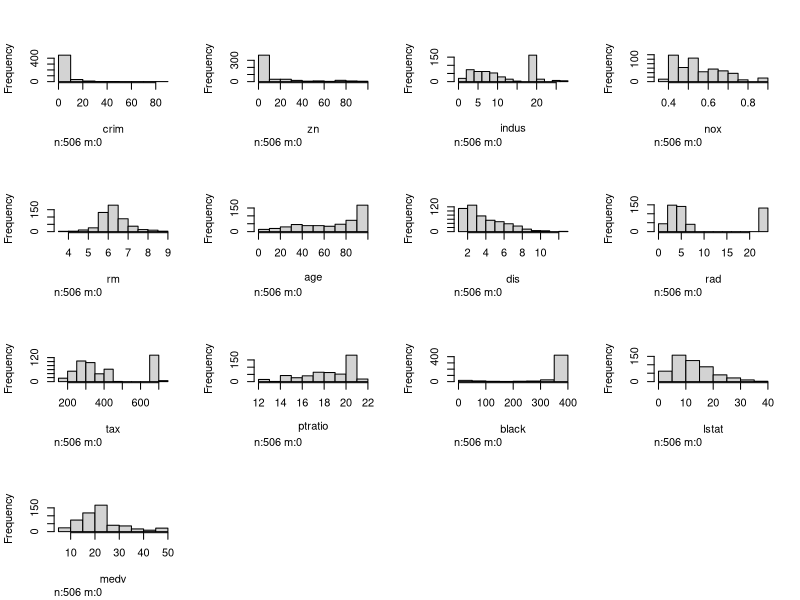
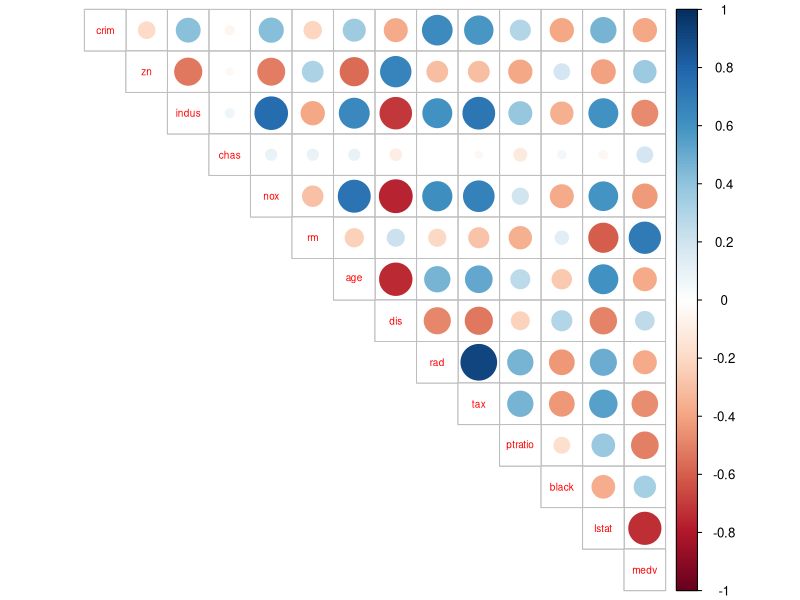
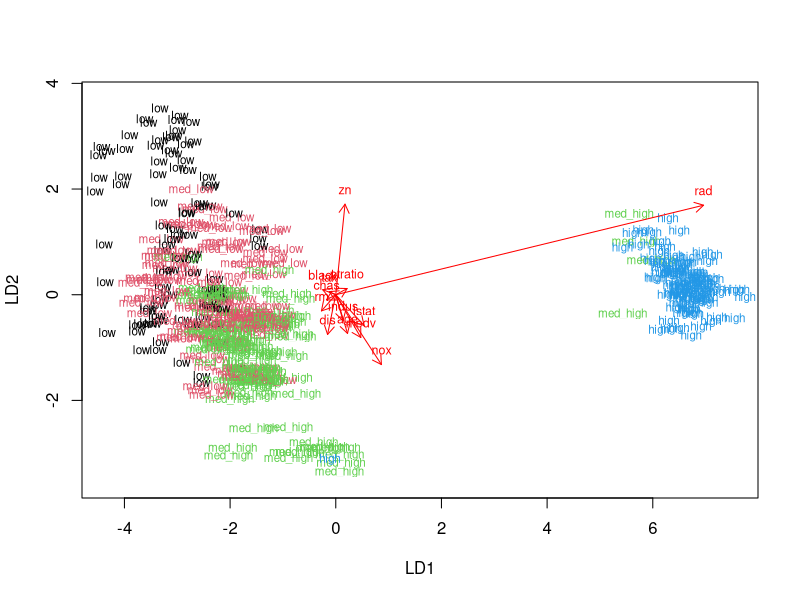
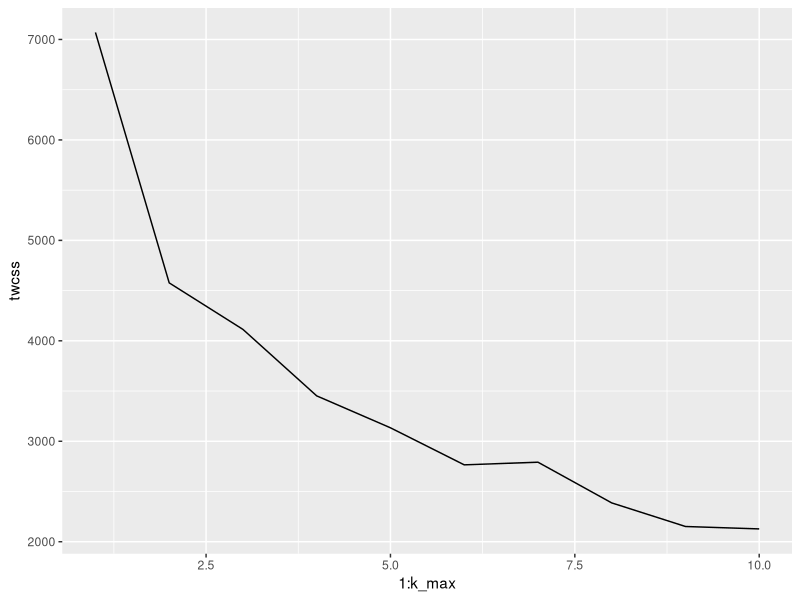
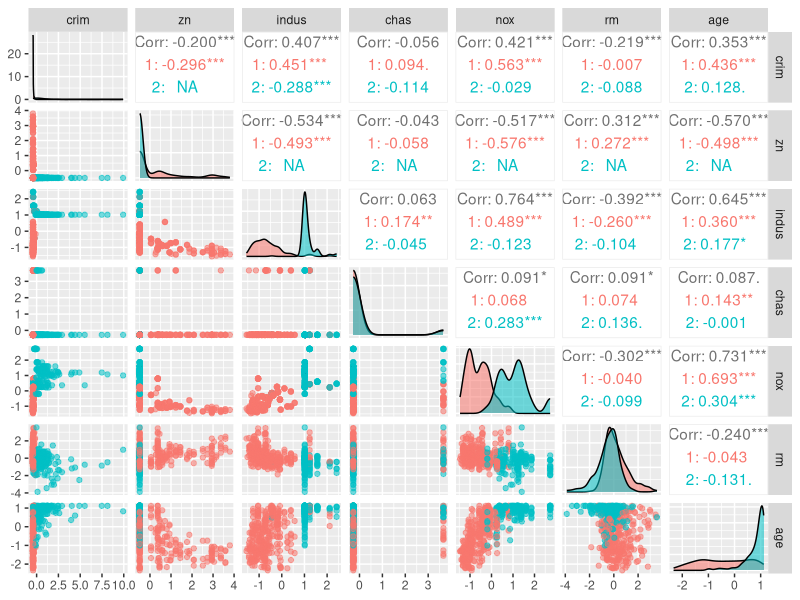
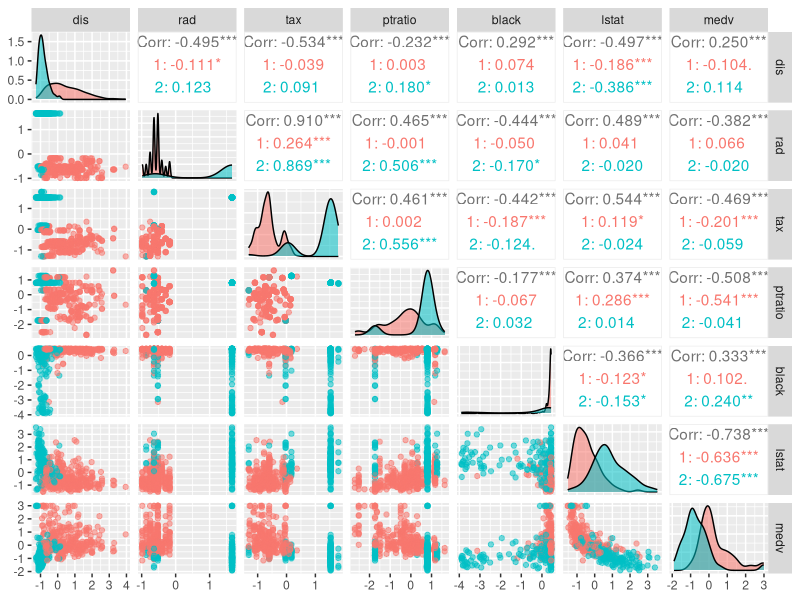

Source code (R) for these figures, in order:
## ---- chunk 1
#Let's read the data
library(MASS)
data("Boston")

#And examine it a bit
str(Boston)
## ---- chunk 2
library(ggplot2)
library(GGally)
library(Hmisc)
hist.data.frame(Boston, nclass =10)
## ---- chunk 3
library(tidyr)
library(corrplot)
cor_matrix <- round(cor(Boston), 2)
corrplot(cor_matrix, method="circle", type="upper", tl.pos="d", tl.cex = 0.6)
## ---- chunk 4
boston_scaled <- scale(Boston)
boston_scaled <- as.data.frame(boston_scaled)
summary(boston_scaled)
## ---- chunk 5
bins <- quantile(boston_scaled$crim)
labels <- c("low", "med_low", "med_high", "high")
crime <- cut(boston_scaled$crim, breaks = bins, include.lowest = TRUE, label = labels)
boston_scaled <- dplyr::select(boston_scaled, -crim)
boston_scaled <- data.frame(boston_scaled, crime)
table(boston_scaled$crime)
## ---- chunk 6
n <- nrow(boston_scaled)
#We'll divide the data into 80 % training and 20 % testing sets.
ind <- sample(n,  size = n * 0.8)
train <- boston_scaled[ind,]
test <- boston_scaled[-ind,]
## ---- chunk 7
lda.fit <- lda(crime ~ ., data = train)

lda.arrows <- function(x, myscale = 1, arrow_heads = 0.1, color = "red", tex = 0.75, choices = c(1,2)){
  heads <- coef(x)
  arrows(x0 = 0, y0 = 0, 
         x1 = myscale * heads[,choices[1]], 
         y1 = myscale * heads[,choices[2]], col=color, length = arrow_heads)
  text(myscale * heads[,choices], labels = row.names(heads), 
       cex = tex, col=color, pos=3)
}

classes <- as.numeric(train$crime)

plot(lda.fit, dimen = 2, col = classes, pch = classes)
lda.arrows(lda.fit, myscale = 2)

## ---- chunk 8
#Move the correct crime rates away from the test data
correct_classes <- test$crime
test <- dplyr::select(test, -crime)

#Predict
lda.pred <- predict(lda.fit, newdata = test)

# cross tabulate the results
table(correct = correct_classes, predicted = lda.pred$class)

## ---- chunk 9
data(Boston)
new_boston <- scale(Boston)
new_boston <- as.data.frame(new_boston)
dist_eu <- dist(new_boston)
summary(dist_eu)

k_max <- 10
twcss <- sapply(1:k_max, function(k){kmeans(new_boston, k)$tot.withinss})

# visualize the results
qplot(x = 1:k_max, y = twcss, geom = 'line')
## ---- chunk 10
km <- kmeans(new_boston, centers = 2)
#Let's divide the dataset to slightly smaller chunks so we can actually see something.

km$cluster <- as.character(km$cluster)
par(mfrow = c(2,2))
ggpairs(new_boston, columns = 1:7, mapping = aes(alpha = 0.5, col = km$cluster))
ggpairs(new_boston, columns = 8:14, mapping = aes(alpha = 0.5, col = km$cluster))
